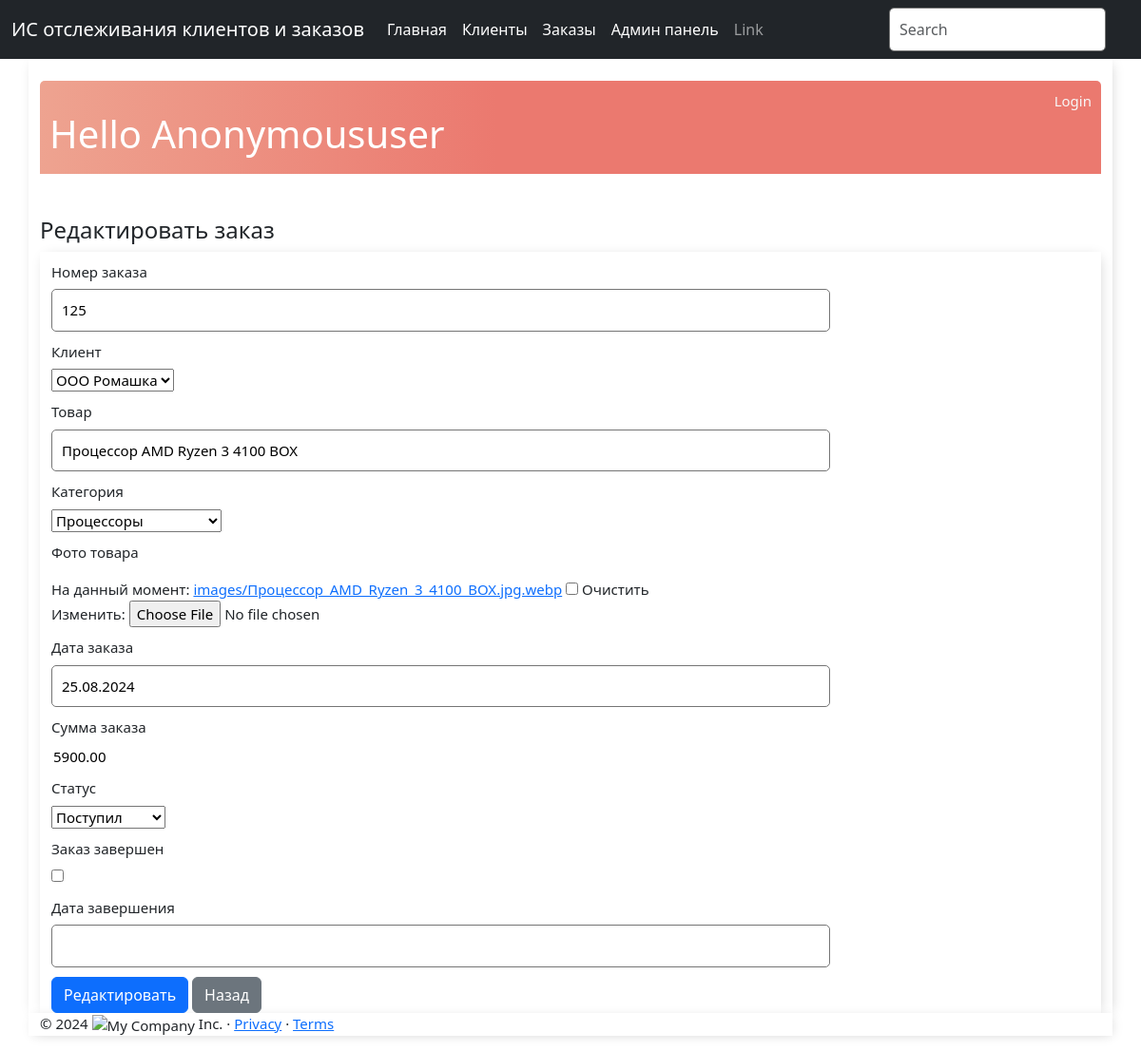
/edit_order/1/, run on an earlier commit of the app's database.
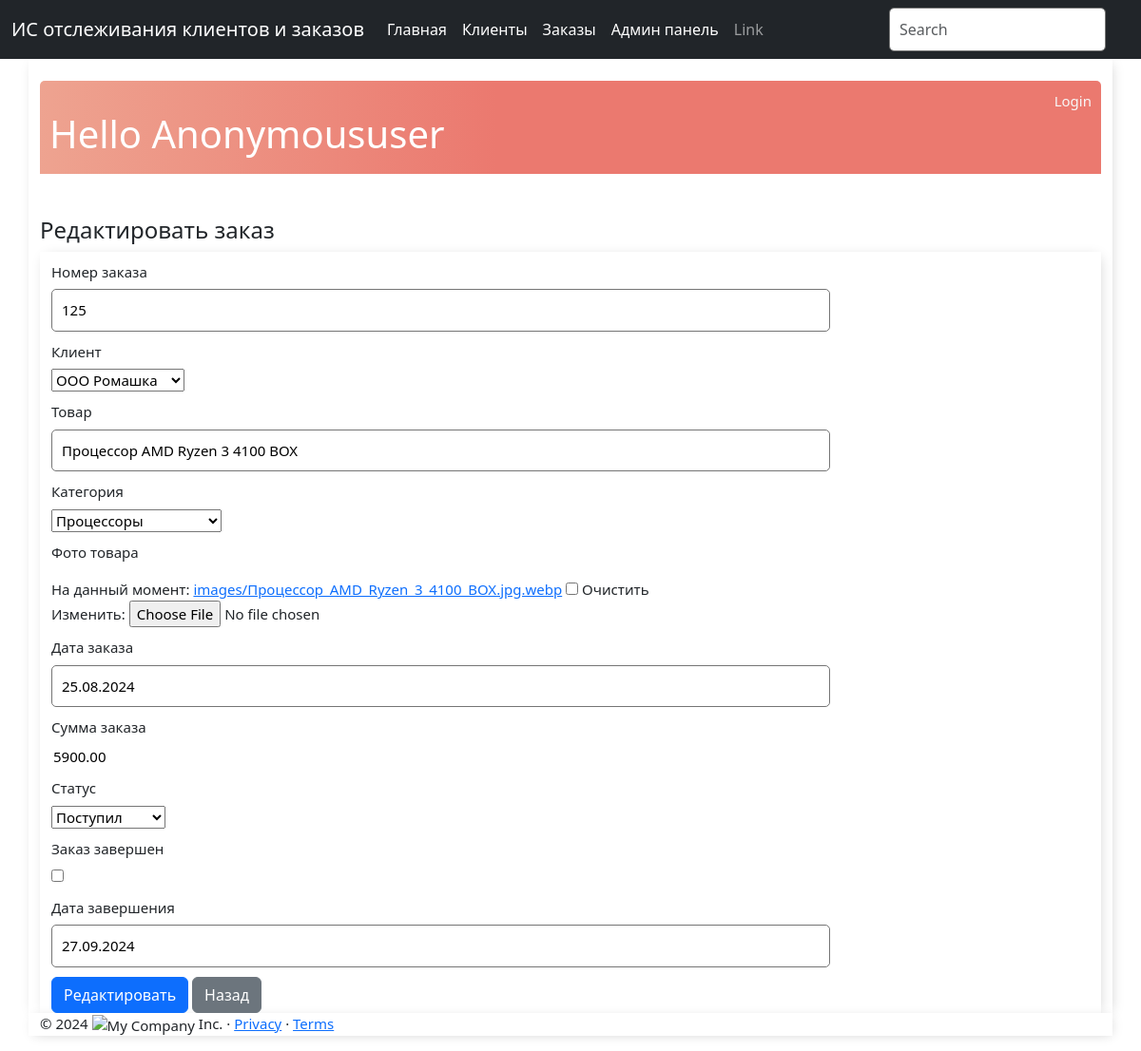
And on a later commit of the database.
### base_app/models.py (models this page shows, shortened)
class Order(models.Model):
    objects = None
    order_number = models.CharField(max_length=100, verbose_name='Номер заказа')
    client = models.ForeignKey(Client, on_delete=models.CASCADE, related_name='orders', verbose_name='Клиент')
    product = models.CharField(max_length=100, verbose_name="Товар")
    CATEGORY_CHOICES = [
        ('Процессоры', 'Процессоры'),
        ('Материнские платы', 'Материнские платы'),
        ('Видеокарты', 'Видеокарты'),
        ('Оперативная память', 'Оперативная память'),
        ('SSD-диски', 'SSD-диски'),
        ('HDD-диски', 'HDD-диски'),
        ('Блоки питания>', 'Блоки питания'),
    ]
    category = models.CharField(max_length=50, choices=CATEGORY_CHOICES, verbose_name='Категория')
    photo = models.ImageField(upload_to='images',
                              help_text="Введите фото",
                              verbose_name="Фото товара",
                              null=True, blank=True)
    order_date = models.DateField(verbose_name='Дата заказа')
    order_amount = models.DecimalField(verbose_name="Сумма заказа", max_digits=10, decimal_places=2)
    ORDER_STATUS_CHOICES = [
        ('Поступил', 'Поступил'),
        ('Выполняется', 'Выполняется'),
        ('Закрыт', 'Закрыт'),
    ]
    status = models.CharField(max_length=50, choices=ORDER_STATUS_CHOICES, verbose_name='Статус')
    completed = models.BooleanField(default=False, verbose_name='Заказ завершен')
    completion_date = models.DateField(null=True, blank=True, verbose_name='Дата завершения')
    class Meta:
        verbose_name = 'Заказ'
        verbose_name_plural = 'Заказы'

### base_app/views.py (the view)
# urls.py: path('edit_order/<int:pk>/', views.edit_order, name='edit_order'), # редактирование заказа
def edit_order(request, pk):
    order = get_object_or_404(Order, pk=pk)
    if request.method == "POST":
        form = OrderForm(request.POST, request.FILES, instance=order)
        if form.is_valid():
            form.save()
            return redirect("order_list")
    else:
        form = OrderForm(instance=order)
        context = {
            'form': form,
            'header': 'Редактировать заказ',
        }
        return render(request, 'edit_order.html', context)

### base_app/forms.py
class OrderForm(forms.ModelForm):
    class Meta:
        model = Order
        fields = '__all__'

### base_app/models.py (called while the page is built)
    def __str__(self):
        return self.name

### templates/edit_order.html (shortened to what this page needs)
{% extends 'base.html' %}
{% block content %}
<br>
<div class="header-bar">
    <div>
        <br>
        <h1>Hello {{ request.user|title }}</h1>
    </div>
    {% if request.user.is_authenticated %}
    <a href="{% url 'logout' %}">Logout</a>
    {% else %}
    <a href="{% url 'login' %}">Login</a>
    {% endif %}
</div>
<br><br>
<h4> {{ header }}</h4>
<div class="container">
    <form method="POST">
        {%  for field in form  %}
        <div class="form group">
            <label for="id_{{ field.order_number }}" class="col-2 col-form-label">{{ field.label }}</label>
            <div class="col-10">
                {{ field }}
            </div>
        </div>
        {%  endfor %}
        <div class="button-container">
            <button type="submit" class="btn btn-primary" name="button">Редактировать</button>
            <a href="{% url 'order_list' %}" class="btn btn-secondary">Назад </a>
        </div>
    </form>
</div>
{% endblock %}

What changed in the data, as far as the page shows it:
changed Order "ООО Ромашка": completion_date (not shown) → "27.09.2024"
